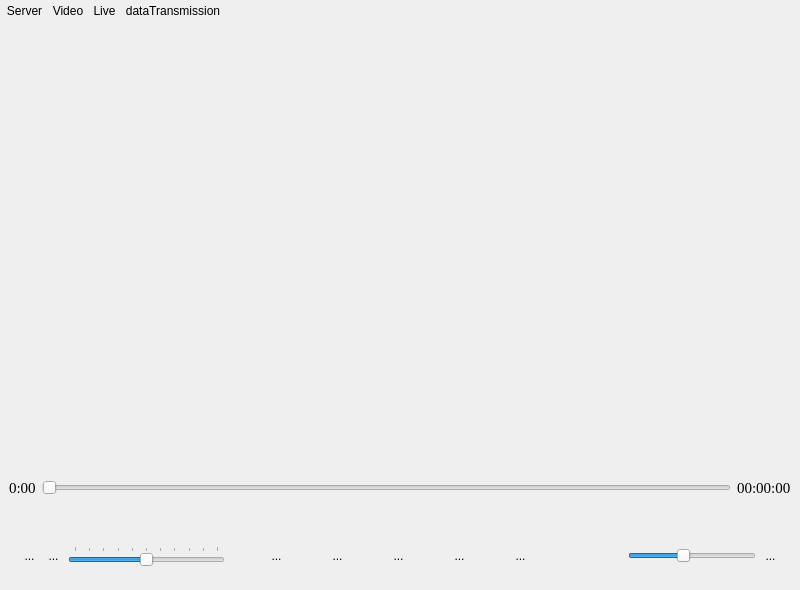
<?xml version="1.0" encoding="UTF-8"?>
<ui version="4.0">
 <class>MainWindow</class>
 <widget class="QMainWindow" name="MainWindow">
  <property name="geometry">
   <rect>
    <x>0</x>
    <y>0</y>
    <width>800</width>
    <height>590</height>
   </rect>
  </property>
  <property name="windowTitle">
   <string>Server</string>
  </property>
  <property name="windowIcon">
   <iconset resource="image.qrc">
    <normaloff>:/tool/image/server.png</normaloff>:/tool/image/server.png</iconset>
  </property>
  <property name="layoutDirection">
   <enum>Qt::LeftToRight</enum>
  </property>
  <property name="styleSheet">
   <string notr="true"/>
  </property>
  <widget class="QWidget" name="centralwidget">
   <layout class="QHBoxLayout" name="horizontalLayout">
    <property name="leftMargin">
     <number>0</number>
    </property>
    <property name="topMargin">
     <number>0</number>
    </property>
    <property name="rightMargin">
     <number>0</number>
    </property>
    <property name="bottomMargin">
     <number>0</number>
    </property>
    <item>
     <widget class="QScrollArea" name="scrollArea">
      <property name="frameShape">
       <enum>QFrame::NoFrame</enum>
      </property>
      <property name="frameShadow">
       <enum>QFrame::Plain</enum>
      </property>
      <property name="lineWidth">
       <number>2</number>
      </property>
      <property name="midLineWidth">
       <number>2</number>
      </property>
      <property name="widgetResizable">
       <bool>true</bool>
      </property>
      <widget class="QWidget" name="scrollAreaWidgetContents">
       <property name="geometry">
        <rect>
         <x>0</x>
         <y>0</y>
         <width>800</width>
         <height>535</height>
        </rect>
       </property>
       <layout class="QGridLayout" name="gridLayout">
        <property name="leftMargin">
         <number>0</number>
        </property>
        <property name="topMargin">
         <number>0</number>
        </property>
        <property name="rightMargin">
         <number>0</number>
        </property>
        <property name="bottomMargin">
         <number>0</number>
        </property>
        <property name="spacing">
         <number>0</number>
        </property>
        <item row="0" column="0">
         <widget class="QStackedWidget" name="stackedWidget">
          <property name="frameShape">
           <enum>QFrame::NoFrame</enum>
          </property>
          <property name="currentIndex">
           <number>1</number>
          </property>
          <widget class="QWidget" name="homePage">
           <layout class="QVBoxLayout" name="verticalLayout">
            <property name="spacing">
             <number>0</number>
            </property>
            <property name="leftMargin">
             <number>0</number>
            </property>
            <property name="topMargin">
             <number>0</number>
            </property>
            <property name="rightMargin">
             <number>0</number>
            </property>
            <property name="bottomMargin">
             <number>0</number>
            </property>
            <item>
             <widget class="QScrollArea" name="scrollArea_4">
              <property name="frameShape">
               <enum>QFrame::NoFrame</enum>
              </property>
              <property name="widgetResizable">
               <bool>true</bool>
              </property>
              <widget class="QWidget" name="scrollAreaWidgetContents_3">
               <property name="geometry">
                <rect>
                 <x>0</x>
                 <y>0</y>
                 <width>800</width>
                 <height>535</height>
                </rect>
               </property>
               <layout class="QHBoxLayout" name="horizontalLayout_5" stretch="0">
                <property name="spacing">
                 <number>0</number>
                </property>
                <property name="leftMargin">
                 <number>10</number>
                </property>
                <property name="topMargin">
                 <number>10</number>
                </property>
                <property name="rightMargin">
                 <number>0</number>
                </property>
                <property name="bottomMargin">
                 <number>10</number>
                </property>
                <item>
                 <widget class="QListWidget" name="listTransmission">
                  <property name="font">
                   <font>
                    <family>Times New Roman</family>
                    <pointsize>14</pointsize>
                   </font>
                  </property>
                  <property name="frameShape">
                   <enum>QFrame::NoFrame</enum>
                  </property>
                  <property name="autoScroll">
                   <bool>true</bool>
                  </property>
                  <property name="dragEnabled">
                   <bool>false</bool>
                  </property>
                  <property name="dragDropOverwriteMode">
                   <bool>false</bool>
                  </property>
                  <property name="selectionMode">
                   <enum>QAbstractItemView::NoSelection</enum>
                  </property>
                  <property name="iconSize">
                   <size>
                    <width>30</width>
                    <height>30</height>
                   </size>
                  </property>
                  <property name="spacing">
                   <number>0</number>
                  </property>
                  <property name="sortingEnabled">
                   <bool>false</bool>
                  </property>
                 </widget>
                </item>
               </layout>
              </widget>
             </widget>
            </item>
           </layout>
          </widget>
          <widget class="QWidget" name="videoPage">
           <layout class="QVBoxLayout" name="verticalLayout_2" stretch="8,1,1">
            <property name="spacing">
             <number>0</number>
            </property>
            <property name="leftMargin">
             <number>0</number>
            </property>
            <property name="topMargin">
             <number>0</number>
            </property>
            <property name="rightMargin">
             <number>0</number>
            </property>
            <property name="bottomMargin">
             <number>0</number>
            </property>
            <item>
             <widget class="QScrollArea" name="Video">
              <property name="frameShape">
               <enum>QFrame::NoFrame</enum>
              </property>
              <property name="sizeAdjustPolicy">
               <enum>QAbstractScrollArea::AdjustIgnored</enum>
              </property>
              <property name="widgetResizable">
               <bool>true</bool>
              </property>
              <widget class="QWidget" name="scrollAreaWidgetContents_2">
               <property name="geometry">
                <rect>
                 <x>0</x>
                 <y>0</y>
                 <width>800</width>
                 <height>365</height>
                </rect>
               </property>
               <layout class="QVBoxLayout" name="verticalLayout_4"/>
              </widget>
             </widget>
            </item>
            <item>
             <widget class="QScrollArea" name="scrollArea_3">
              <property name="styleSheet">
               <string notr="true">border:none;</string>
              </property>
              <property name="frameShape">
               <enum>QFrame::NoFrame</enum>
              </property>
              <property name="widgetResizable">
               <bool>true</bool>
              </property>
              <widget class="QWidget" name="scrollAreaWidgetContents_6">
               <property name="geometry">
                <rect>
                 <x>0</x>
                 <y>0</y>
                 <width>800</width>
                 <height>85</height>
                </rect>
               </property>
               <layout class="QHBoxLayout" name="horizontalLayout_3">
                <item>
                 <widget class="QLabel" name="timePosition">
                  <property name="font">
                   <font>
                    <family>Times New Roman</family>
                    <pointsize>11</pointsize>
                   </font>
                  </property>
                  <property name="text">
                   <string>0:00</string>
                  </property>
                 </widget>
                </item>
                <item>
                 <widget class="QSlider" name="timeSlider">
                  <property name="pageStep">
                   <number>3</number>
                  </property>
                  <property name="sliderPosition">
                   <number>0</number>
                  </property>
                  <property name="tracking">
                   <bool>false</bool>
                  </property>
                  <property name="orientation">
                   <enum>Qt::Horizontal</enum>
                  </property>
                  <property name="tickPosition">
                   <enum>QSlider::NoTicks</enum>
                  </property>
                  <property name="tickInterval">
                   <number>10</number>
                  </property>
                 </widget>
                </item>
                <item>
                 <widget class="QLabel" name="timeMaxVideo">
                  <property name="font">
                   <font>
                    <family>Times New Roman</family>
                    <pointsize>11</pointsize>
                   </font>
                  </property>
                  <property name="text">
                   <string>00:00:00</string>
                  </property>
                 </widget>
                </item>
               </layout>
              </widget>
             </widget>
            </item>
            <item>
             <widget class="QScrollArea" name="scrollArea_2">
              <property name="styleSheet">
               <string notr="true"/>
              </property>
              <property name="frameShape">
               <enum>QFrame::NoFrame</enum>
              </property>
              <property name="widgetResizable">
               <bool>true</bool>
              </property>
              <widget class="QWidget" name="scrollAreaWidgetContents_5">
               <property name="geometry">
                <rect>
                 <x>0</x>
                 <y>0</y>
                 <width>800</width>
                 <height>85</height>
                </rect>
               </property>
               <layout class="QHBoxLayout" name="horizontalLayout_2" stretch="3,5,3">
                <property name="spacing">
                 <number>5</number>
                </property>
                <property name="leftMargin">
                 <number>20</number>
                </property>
                <property name="topMargin">
                 <number>0</number>
                </property>
                <property name="rightMargin">
                 <number>20</number>
                </property>
                <property name="bottomMargin">
                 <number>0</number>
                </property>
                <item>
                 <widget class="QWidget" name="widget_4" native="true">
                  <property name="styleSheet">
                   <string notr="true">border:none;</string>
                  </property>
                  <layout class="QHBoxLayout" name="horizontalLayout_7" stretch="8,0,0">
                   <property name="spacing">
                    <number>5</number>
                   </property>
                   <property name="leftMargin">
                    <number>0</number>
                   </property>
                   <property name="topMargin">
                    <number>0</number>
                   </property>
                   <property name="rightMargin">
                    <number>0</number>
                   </property>
                   <property name="bottomMargin">
                    <number>0</number>
                   </property>
                   <item>
                    <widget class="QToolButton" name="buttonOpen">
                     <property name="styleSheet">
                      <string notr="true"/>
                     </property>
                     <property name="text">
                      <string>...</string>
                     </property>
                     <property name="icon">
                      <iconset resource="image.qrc">
                       <normaloff>:/tool/image/open-folder.png</normaloff>:/tool/image/open-folder.png</iconset>
                     </property>
                     <property name="iconSize">
                      <size>
                       <width>45</width>
                       <height>45</height>
                      </size>
                     </property>
                    </widget>
                   </item>
                   <item>
                    <widget class="QToolButton" name="buttonVolume">
                     <property name="text">
                      <string>...</string>
                     </property>
                     <property name="icon">
                      <iconset resource="image.qrc">
                       <normaloff>:/tool/image/volume-up-down.png</normaloff>
                       <normalon>:/tool/image/volume-up.png</normalon>:/tool/image/volume-up-down.png</iconset>
                     </property>
                     <property name="iconSize">
                      <size>
                       <width>45</width>
                       <height>45</height>
                      </size>
                     </property>
                     <property name="checkable">
                      <bool>true</bool>
                     </property>
                     <property name="checked">
                      <bool>true</bool>
                     </property>
                    </widget>
                   </item>
                   <item>
                    <widget class="QSlider" name="horizontalSlider_2">
                     <property name="maximum">
                      <number>100</number>
                     </property>
                     <property name="value">
                      <number>50</number>
                     </property>
                     <property name="orientation">
                      <enum>Qt::Horizontal</enum>
                     </property>
                     <property name="tickPosition">
                      <enum>QSlider::TicksAbove</enum>
                     </property>
                     <property name="tickInterval">
                      <number>10</number>
                     </property>
                    </widget>
                   </item>
                  </layout>
                 </widget>
                </item>
                <item>
                 <widget class="QWidget" name="widget_3" native="true">
                  <property name="styleSheet">
                   <string notr="true">border:none;
</string>
                  </property>
                  <layout class="QHBoxLayout" name="horizontalLayout_6">
                   <property name="spacing">
                    <number>5</number>
                   </property>
                   <property name="leftMargin">
                    <number>0</number>
                   </property>
                   <property name="topMargin">
                    <number>0</number>
                   </property>
                   <property name="rightMargin">
                    <number>0</number>
                   </property>
                   <property name="bottomMargin">
                    <number>0</number>
                   </property>
                   <item>
                    <widget class="QToolButton" name="beforeVideo">
                     <property name="text">
                      <string>...</string>
                     </property>
                     <property name="icon">
                      <iconset resource="image.qrc">
                       <normaloff>:/tool/image/back.png</normaloff>:/tool/image/back.png</iconset>
                     </property>
                     <property name="iconSize">
                      <size>
                       <width>45</width>
                       <height>45</height>
                      </size>
                     </property>
                    </widget>
                   </item>
                   <item>
                    <widget class="QToolButton" name="videoTranslationLeft">
                     <property name="text">
                      <string>...</string>
                     </property>
                     <property name="icon">
                      <iconset resource="image.qrc">
                       <normaloff>:/tool/image/next-button-left.png</normaloff>:/tool/image/next-button-left.png</iconset>
                     </property>
                     <property name="iconSize">
                      <size>
                       <width>45</width>
                       <height>45</height>
                      </size>
                     </property>
                    </widget>
                   </item>
                   <item>
                    <widget class="QToolButton" name="toolButton">
                     <property name="text">
                      <string>...</string>
                     </property>
                     <property name="icon">
                      <iconset resource="image.qrc">
                       <normaloff>:/tool/image/play.png</normaloff>
                       <normalon>:/tool/image/pause.png</normalon>:/tool/image/play.png</iconset>
                     </property>
                     <property name="iconSize">
                      <size>
                       <width>45</width>
                       <height>45</height>
                      </size>
                     </property>
                     <property name="checkable">
                      <bool>true</bool>
                     </property>
                    </widget>
                   </item>
                   <item>
                    <widget class="QToolButton" name="videoTranslationRight">
                     <property name="text">
                      <string>...</string>
                     </property>
                     <property name="icon">
                      <iconset resource="image.qrc">
                       <normaloff>:/tool/image/next-button.png</normaloff>:/tool/image/next-button.png</iconset>
                     </property>
                     <property name="iconSize">
                      <size>
                       <width>45</width>
                       <height>45</height>
                      </size>
                     </property>
                    </widget>
                   </item>
                   <item>
                    <widget class="QToolButton" name="NextVideo">
                     <property name="text">
                      <string>...</string>
                     </property>
                     <property name="icon">
                      <iconset resource="image.qrc">
                       <normaloff>:/tool/image/skip.png</normaloff>:/tool/image/skip.png</iconset>
                     </property>
                     <property name="iconSize">
                      <size>
                       <width>45</width>
                       <height>45</height>
                      </size>
                     </property>
                    </widget>
                   </item>
                  </layout>
                 </widget>
                </item>
                <item>
                 <widget class="QWidget" name="widget" native="true">
                  <property name="styleSheet">
                   <string notr="true">border:none;</string>
                  </property>
                  <layout class="QHBoxLayout" name="horizontalLayout_4">
                   <property name="spacing">
                    <number>5</number>
                   </property>
                   <property name="leftMargin">
                    <number>0</number>
                   </property>
                   <property name="topMargin">
                    <number>0</number>
                   </property>
                   <property name="rightMargin">
                    <number>0</number>
                   </property>
                   <property name="bottomMargin">
                    <number>0</number>
                   </property>
                   <item>
                    <widget class="QToolButton" name="toolButton_3">
                     <property name="text">
                      <string/>
                     </property>
                     <property name="icon">
                      <iconset resource="image.qrc">
                       <normaloff>:/tool/image/speed.png</normaloff>:/tool/image/speed.png</iconset>
                     </property>
                     <property name="iconSize">
                      <size>
                       <width>45</width>
                       <height>45</height>
                      </size>
                     </property>
                     <property name="checkable">
                      <bool>false</bool>
                     </property>
                    </widget>
                   </item>
                   <item>
                    <widget class="QSlider" name="videoSpeed">
                     <property name="minimum">
                      <number>25</number>
                     </property>
                     <property name="maximum">
                      <number>200</number>
                     </property>
                     <property name="singleStep">
                      <number>25</number>
                     </property>
                     <property name="pageStep">
                      <number>50</number>
                     </property>
                     <property name="value">
                      <number>100</number>
                     </property>
                     <property name="sliderPosition">
                      <number>100</number>
                     </property>
                     <property name="orientation">
                      <enum>Qt::Horizontal</enum>
                     </property>
                     <property name="tickPosition">
                      <enum>QSlider::NoTicks</enum>
                     </property>
                     <property name="tickInterval">
                      <number>10</number>
                     </property>
                    </widget>
                   </item>
                   <item>
                    <widget class="QToolButton" name="buttonLoop">
                     <property name="text">
                      <string>...</string>
                     </property>
                     <property name="icon">
                      <iconset resource="image.qrc">
                       <normaloff>:/tool/image/reload-off.png</normaloff>
                       <normalon>:/tool/image/reload.png</normalon>:/tool/image/reload-off.png</iconset>
                     </property>
                     <property name="iconSize">
                      <size>
                       <width>45</width>
                       <height>45</height>
                      </size>
                     </property>
                     <property name="checkable">
                      <bool>true</bool>
                     </property>
                    </widget>
                   </item>
                  </layout>
                 </widget>
                </item>
               </layout>
              </widget>
             </widget>
            </item>
           </layout>
          </widget>
          <widget class="QWidget" name="livePage"/>
         </widget>
        </item>
       </layout>
      </widget>
     </widget>
    </item>
   </layout>
  </widget>
  <widget class="QToolBar" name="toolBar">
   <property name="windowTitle">
    <string>Thanh công cụ</string>
   </property>
   <property name="layoutDirection">
    <enum>Qt::LeftToRight</enum>
   </property>
   <property name="autoFillBackground">
    <bool>false</bool>
   </property>
   <property name="styleSheet">
    <string notr="true">border:none;</string>
   </property>
   <property name="movable">
    <bool>false</bool>
   </property>
   <property name="allowedAreas">
    <set>Qt::AllToolBarAreas</set>
   </property>
   <property name="orientation">
    <enum>Qt::Horizontal</enum>
   </property>
   <property name="iconSize">
    <size>
     <width>50</width>
     <height>50</height>
    </size>
   </property>
   <property name="floatable">
    <bool>true</bool>
   </property>
   <attribute name="toolBarArea">
    <enum>TopToolBarArea</enum>
   </attribute>
   <attribute name="toolBarBreak">
    <bool>false</bool>
   </attribute>
   <addaction name="actionServer"/>
   <addaction name="actionVideo"/>
   <addaction name="actionLive"/>
   <addaction name="actionDataTransmission"/>
  </widget>
  <action name="actionServer">
   <property name="checkable">
    <bool>true</bool>
   </property>
   <property name="icon">
    <iconset resource="image.qrc">
     <normaloff>:/tool/image/power-off.png</normaloff>
     <normalon>:/tool/image/power-on.png</normalon>:/tool/image/power-off.png</iconset>
   </property>
   <property name="text">
    <string>Server</string>
   </property>
  </action>
  <action name="actionLive">
   <property name="checkable">
    <bool>true</bool>
   </property>
   <property name="icon">
    <iconset resource="image.qrc">
     <normaloff>:/tool/image/live-streaming-off.png</normaloff>
     <normalon>:/tool/image/live-streaming-on.png</normalon>:/tool/image/live-streaming-off.png</iconset>
   </property>
   <property name="text">
    <string>Live</string>
   </property>
  </action>
  <action name="actionVideo">
   <property name="checkable">
    <bool>true</bool>
   </property>
   <property name="icon">
    <iconset resource="image.qrc">
     <normaloff>:/tool/image/video-off.png</normaloff>
     <normalon>:/tool/image/video.png</normalon>:/tool/image/video-off.png</iconset>
   </property>
   <property name="text">
    <string>Video</string>
   </property>
  </action>
  <action name="actionDataTransmission">
   <property name="icon">
    <iconset resource="image.qrc">
     <normaloff>:/tool/image/upload.png</normaloff>:/tool/image/upload.png</iconset>
   </property>
   <property name="text">
    <string>dataTransmission</string>
   </property>
  </action>
 </widget>
 <resources>
  <include location="image.qrc"/>
 </resources>
 <connections/>
</ui>
